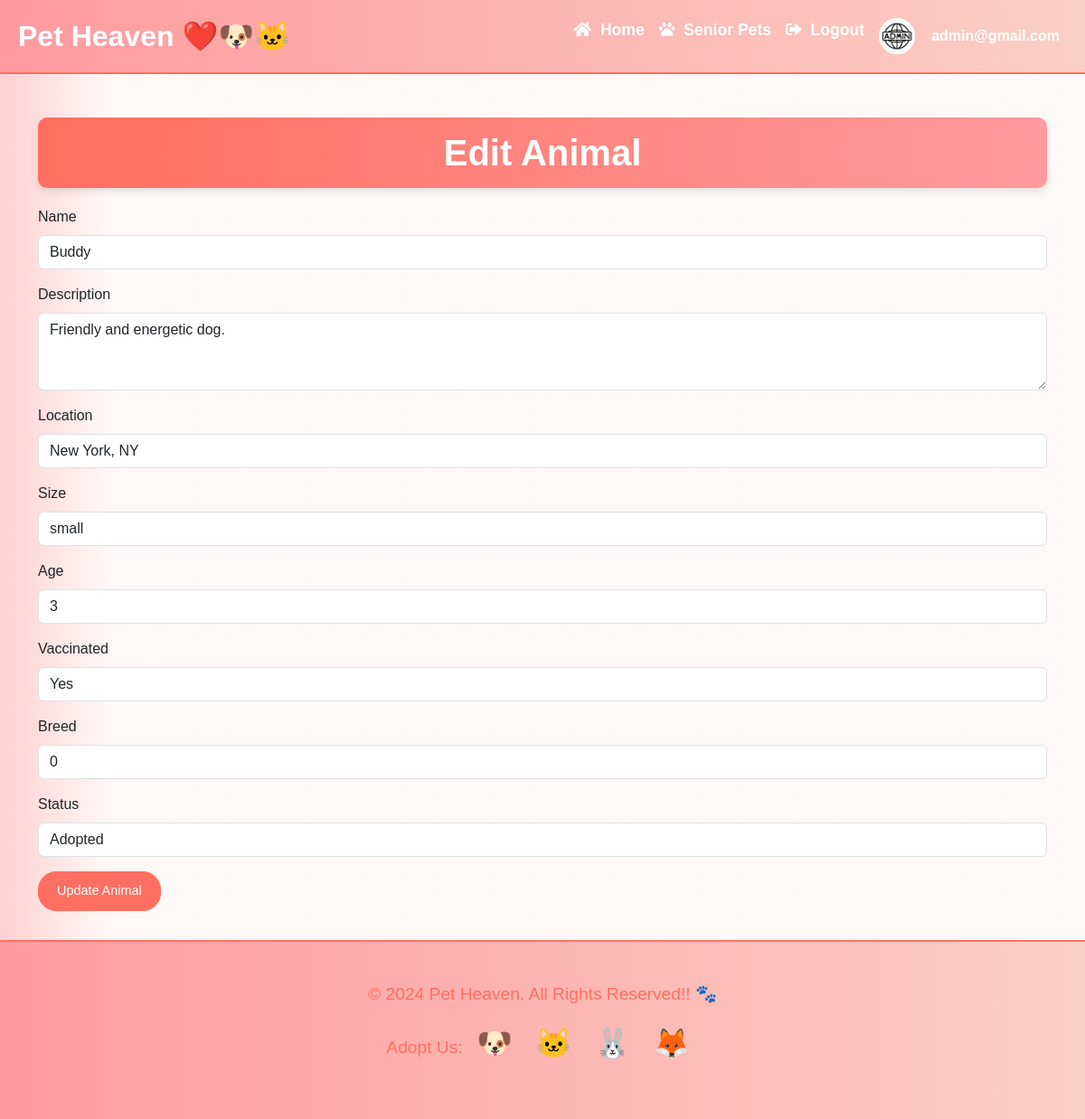
The page /edit_animal.php?id=20 (signed in) on the database its author committed.
### tables this page shows
CREATE TABLE `animal` (
  `id` int(11) NOT NULL,
  `name` varchar(255) NOT NULL,
  `photo` varchar(255) DEFAULT NULL,
  `location` varchar(255) DEFAULT NULL,
  `description` text DEFAULT NULL,
  `size` enum('small','medium','large') NOT NULL,
  `age` int(11) NOT NULL,
  `vaccinated` tinyint(1) DEFAULT NULL,
  `breed` varchar(255) DEFAULT NULL,
  `status` enum('Adopted','Available') DEFAULT 'Available'
);

### edit_animal.php (the view, shortened to what this page needs)
<?php
include 'connection.php';
include 'inc/navbar.php';
if (isset($_GET['id'])) {
    $id = $_GET['id'];
    $sql = "SELECT * FROM animal WHERE id=$id";
    $result = $conn->query($sql);
    $animal = $result->fetch_assoc();
}
?>
<!DOCTYPE html>
<html lang="en">
<head>
    <link href="https://cdn.jsdelivr.net/npm/bootstrap@5.3.3/dist/css/bootstrap.min.css" rel="stylesheet">
    <link rel="stylesheet" href="css/style.css">
</head>
<body>
<div class="container mt-5">
    <h1 class="admin-panel-heading">Edit Animal</h1>
    <form method="post" action="edit_animal.php">
        <div class="mb-3">
            <label for="name" class="form-label">Name</label>
            <input type="text" class="form-control" id="name" name="name" value="<?php echo htmlspecialchars($animal['name']); ?>" required>
        </div>
        <div class="mb-3">
            <label for="description" class="form-label">Description</label>
            <textarea class="form-control" id="description" name="description" rows="3" required><?php echo htmlspecialchars($animal['description']); ?></textarea>
        </div>
        <div class="mb-3">
            <label for="location" class="form-label">Location</label>
            <input type="text" class="form-control" id="location" name="location" value="<?php echo htmlspecialchars($animal['location']); ?>" required>
        </div>
        <div class="mb-3">
            <label for="size" class="form-label">Size</label>
            <input type="text" class="form-control" id="size" name="size" value="<?php echo htmlspecialchars($animal['size']); ?>" required>
        </div>
        <div class="mb-3">
            <label for="age" class="form-label">Age</label>
            <input type="text" class="form-control" id="age" name="age" value="<?php echo htmlspecialchars($animal['age']); ?>" required>
        </div>
        <div class="mb-3">
            <label for="vaccinated" class="form-label">Vaccinated</label>
            <select class="form-control" id="vaccinated" name="vaccinated" required>
                <option value="1" <?php echo $animal['vaccinated'] ? 'selected' : ''; ?>>Yes</option>
            </select>
        </div>
        <div class="mb-3">
            <label for="breed" class="form-label">Breed</label>
            <input type="text" class="form-control" id="breed" name="breed" value="<?php echo htmlspecialchars($animal['breed']); ?>" required>
        </div>
        <div class="mb-3">
            <label for="status" class="form-label">Status</label>
            <select class="form-control" id="status" name="status" required>
                <option value="Adopted" <?php echo $animal['status'] == 'Adopted' ? 'selected' : ''; ?>>Adopted</option>
            </select>
        </div>
        <button type="submit" class="btn btn-primary-custom mb-3 btn-custom">Update Animal</button>
    </form>
</div>
<?php include 'inc/footer.php'; ?>
</body>
</html>

### css/style.css (style rules this page uses)
body { background: linear-gradient(90deg, #ff9a9d77 0%, #fad0c424 10%); font-family: "Arial", sans-serif; color: #212529; margin: 0; padding: 0; box-sizing: border-box; }
.btn-custom { border-radius: 20px; padding: 10px 20px; font-size: 0.9rem; color: #fff; text-align: center; }
.btn-primary-custom { background-color: #ff6f61; border-color: #ff6f61; }
.admin-panel-heading { font-size: 2.5rem; font-weight: bold; color: #ffffff; background: linear-gradient(90deg, #ff6f61, #ff9a9e); padding: 15px 30px; border-radius: 10px; box-shadow: 0 4px 8px rgba(0, 0, 0, 0.1); text-align: center; margin-bottom: 20px; }

### rows shown on the page
animal: name "Buddy", description "Friendly and energetic dog.", location "New York, NY", size "small", age "3", vaccinated "Yes", breed "0", status "Adopted"

### other values the page prints
$_SESSION['user_email'] "admin@gmail.com"
